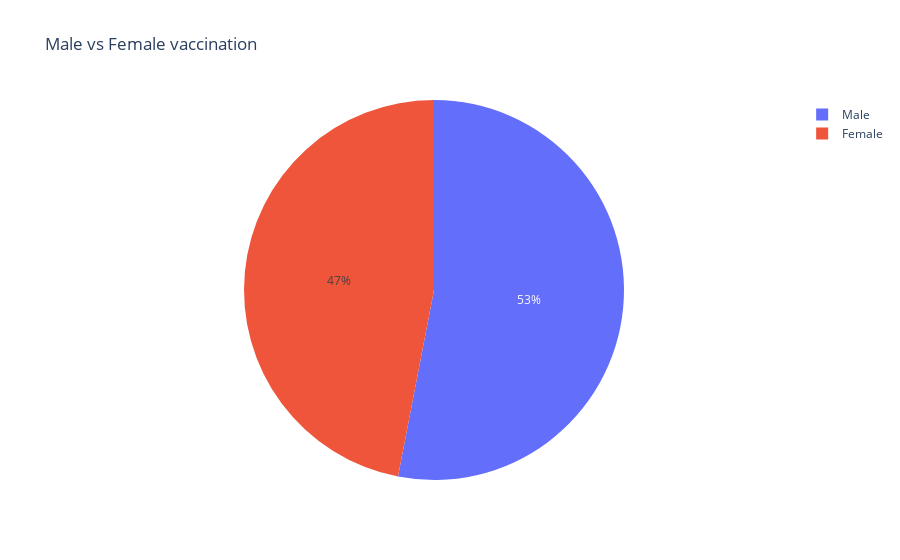

Source (notebook cell):
### Code cell
px.pie(names=['Male', 'Female'], values=[male,female], title='Male vs Female vaccination')

### Figure 1 — Plotly figure (JSON) as saved in the notebook; plotly's stock layout.template omitted (floating-point values rounded to 4 significant figures)
{"data": [{"domain": {"x": [0, 1], "y": [0, 1]}, "hovertemplate": "label=%{label}<br>value=%{value}<extra></extra>", "labels": ["Male", "Female"], "legendgroup": "", "name": "", "showlegend": true, "type": "pie", "values": [7138698858, 6321628736]}], "layout": {"legend": {"tracegroupgap": 0}, "title": {"text": "Male vs Female vaccination"}}}
